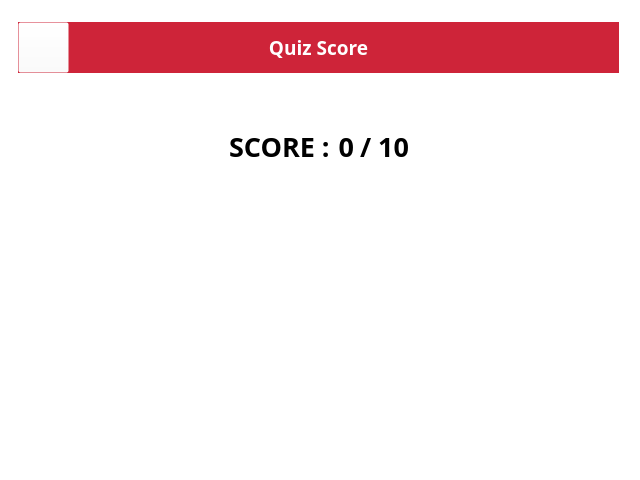
<?xml version="1.0" encoding="UTF-8"?>
<ui version="4.0">
 <class>QuizWindow</class>
 <widget class="QWidget" name="QuizWindow">
  <property name="geometry">
   <rect>
    <x>0</x>
    <y>0</y>
    <width>640</width>
    <height>480</height>
   </rect>
  </property>
  <property name="font">
   <font>
    <family>Ubuntu Condensed</family>
    <pointsize>14</pointsize>
   </font>
  </property>
  <property name="windowTitle">
   <string>GRE Vocab Builder</string>
  </property>
  <property name="styleSheet">
   <string notr="true">background-color: rgb(255, 255, 255);
color: rgb(0, 0, 0);</string>
  </property>
  <widget class="QPushButton" name="mainmenu_btn">
   <property name="geometry">
    <rect>
     <x>18</x>
     <y>22</y>
     <width>51</width>
     <height>51</height>
    </rect>
   </property>
   <property name="cursor">
    <cursorShape>PointingHandCursor</cursorShape>
   </property>
   <property name="styleSheet">
    <string notr="true">background-color: rgba(255, 255, 255, 0);</string>
   </property>
   <property name="text">
    <string/>
   </property>
   <property name="icon">
    <iconset>
     <normaloff>menu.png</normaloff>menu.png</iconset>
   </property>
   <property name="iconSize">
    <size>
     <width>25</width>
     <height>25</height>
    </size>
   </property>
   <property name="flat">
    <bool>false</bool>
   </property>
  </widget>
  <widget class="QLabel" name="labheader">
   <property name="geometry">
    <rect>
     <x>18</x>
     <y>22</y>
     <width>601</width>
     <height>51</height>
    </rect>
   </property>
   <property name="font">
    <font>
     <family>Ubuntu Condensed</family>
     <pointsize>14</pointsize>
     <weight>75</weight>
     <bold>true</bold>
    </font>
   </property>
   <property name="styleSheet">
    <string notr="true">background-color: rgb(206, 36, 57);
color: rgb(255, 255, 255);</string>
   </property>
   <property name="text">
    <string>Quiz Score</string>
   </property>
   <property name="alignment">
    <set>Qt::AlignCenter</set>
   </property>
  </widget>
  <widget class="QWidget" name="gridLayoutWidget">
   <property name="geometry">
    <rect>
     <x>10</x>
     <y>180</y>
     <width>621</width>
     <height>291</height>
    </rect>
   </property>
   <layout class="QGridLayout" name="glayout_pie"/>
  </widget>
  <widget class="QWidget" name="layoutWidget">
   <property name="geometry">
    <rect>
     <x>229</x>
     <y>130</y>
     <width>181</width>
     <height>33</height>
    </rect>
   </property>
   <layout class="QGridLayout" name="gridLayout">
    <item row="0" column="0">
     <widget class="QLabel" name="labstatic">
      <property name="font">
       <font>
        <family>Ubuntu Condensed</family>
        <pointsize>20</pointsize>
        <weight>75</weight>
        <bold>true</bold>
        <underline>false</underline>
       </font>
      </property>
      <property name="text">
       <string>SCORE : </string>
      </property>
     </widget>
    </item>
    <item row="0" column="1">
     <widget class="QLabel" name="lab_score">
      <property name="font">
       <font>
        <family>Ubuntu Condensed</family>
        <pointsize>20</pointsize>
        <weight>75</weight>
        <bold>true</bold>
       </font>
      </property>
      <property name="layoutDirection">
       <enum>Qt::LeftToRight</enum>
      </property>
      <property name="text">
       <string>0</string>
      </property>
      <property name="alignment">
       <set>Qt::AlignRight|Qt::AlignTrailing|Qt::AlignVCenter</set>
      </property>
     </widget>
    </item>
    <item row="0" column="2">
     <widget class="QLabel" name="labstatic2">
      <property name="font">
       <font>
        <family>Ubuntu Condensed</family>
        <pointsize>20</pointsize>
        <weight>75</weight>
        <bold>true</bold>
       </font>
      </property>
      <property name="text">
       <string>/ 10</string>
      </property>
     </widget>
    </item>
   </layout>
  </widget>
  <widget class="QLabel" name="labbadge">
   <property name="geometry">
    <rect>
     <x>425</x>
     <y>119</y>
     <width>41</width>
     <height>41</height>
    </rect>
   </property>
   <property name="text">
    <string/>
   </property>
   <property name="pixmap">
    <pixmap>silver.png</pixmap>
   </property>
   <property name="scaledContents">
    <bool>true</bool>
   </property>
  </widget>
  <zorder>layoutWidget</zorder>
  <zorder>labheader</zorder>
  <zorder>mainmenu_btn</zorder>
  <zorder>gridLayoutWidget</zorder>
  <zorder>labbadge</zorder>
 </widget>
 <resources/>
 <connections/>
</ui>
